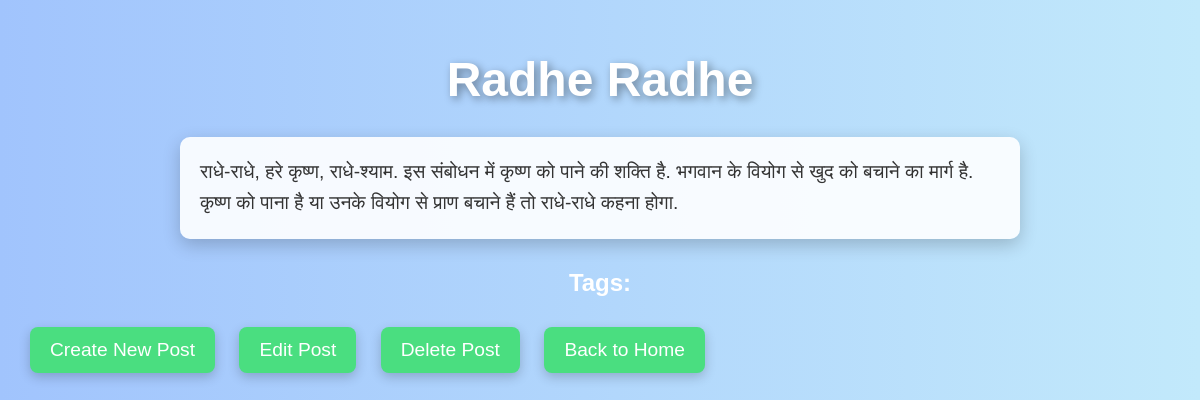
Screenshot of /post/3/ with the database file from the repository.
### krishna/models.py (models this page shows, shortened)
class Post(models.Model):
    CATEGORY_CHOICES = [
        ('bhagavad_gita', 'Bhagavad Gita Thoughts'),
        ('krishna_lila', 'Krishna Lila'),
        ('bhajans', 'Bhajans and Prayers'),
        ('festivals', 'Festivals and Celebrations')
    ]
    title = models.CharField(max_length=200)
    slug = models.SlugField(max_length=255, unique=True, blank=True)
    content = models.TextField()
    author = models.ForeignKey(User, on_delete=models.CASCADE)
    category = models.CharField(max_length=50, choices=CATEGORY_CHOICES, null=True, blank=True)
    gita_reference = models.CharField(max_length=100, blank=True, null=True)
    featured_image = models.ImageField(upload_to='images/', blank=True, null=True)
    created_at = models.DateTimeField(auto_now_add=True)
    updated_at = models.DateTimeField(auto_now=True)
    tags = TaggableManager()
    image = models.ImageField(upload_to='images/', null=True, blank=True)

### krishna/views.py (the view)
# urls.py: path('post/<int:pk>/', post_detail, name='post_detail'),
def post_detail(request, pk):
    post = get_object_or_404(Post, pk=pk)
    return render(request, 'post_detail.html', {'post': post})

### krishna/templates/post_detail.html (shortened to what this page needs)
<!DOCTYPE html>
<html lang="en">
<head>
</head>
<body>
    <h1>{{ post.title }}</h1>
    <p>{{ post.content }}</p>
    <h2>Tags:</h2>
    <a href="{% url 'create_post' %}">Create New Post</a>
    <a href="{% url 'edit_post' post.pk %}">Edit Post</a>
    <a href="{% url 'delete_post' post.pk %}">Delete Post</a>
    <a href="{% url 'home' %}">Back to Home</a>
</body>
</html>

### krishna/templates/post_detail.html (style rules this page uses)
body { font-family: 'Arial', sans-serif; background: linear-gradient(to right, #a1c4fd, #c2e9fb); margin: 0; padding: 20px; color: #333; }
h1 { color: #fff; text-align: center; font-size: 3em; margin-bottom: 30px; text-shadow: 3px 3px 8px rgba(0, 0, 0, 0.4); }
p { background-color: rgba(255, 255, 255, 0.9); padding: 20px; border-radius: 10px; box-shadow: 0 6px 18px rgba(0, 0, 0, 0.2); max-width: 800px; margin: 20px auto; font-size: 1.2em; line-height: 1.6; }
h2 { margin-top: 30px; color: #fff; text-align: center; }
a { display: inline-block; background-color: #4ade80; color: white; padding: 12px 20px; border-radius: 8px; text-decoration: none; margin: 10px; transition: background-color 0.3s ease, box-shadow 0.3s ease; box-shadow: 0 4px 12px rgba(0, 0, 0, 0.2); font-size: 1.2em; }

### rows the page displays
Post: title "Radhe Radhe", content "राधे-राधे, हरे कृष्ण, राधे-श्याम. इस संबोधन में कृष्ण को पाने की शक्ति है. भगवान के वियोग से खुद को बचाने का मार्ग है. कृष्ण को पाना है या उनके वियोग से प्राण बचाने हैं तो राधे-राधे कहना होगा."
